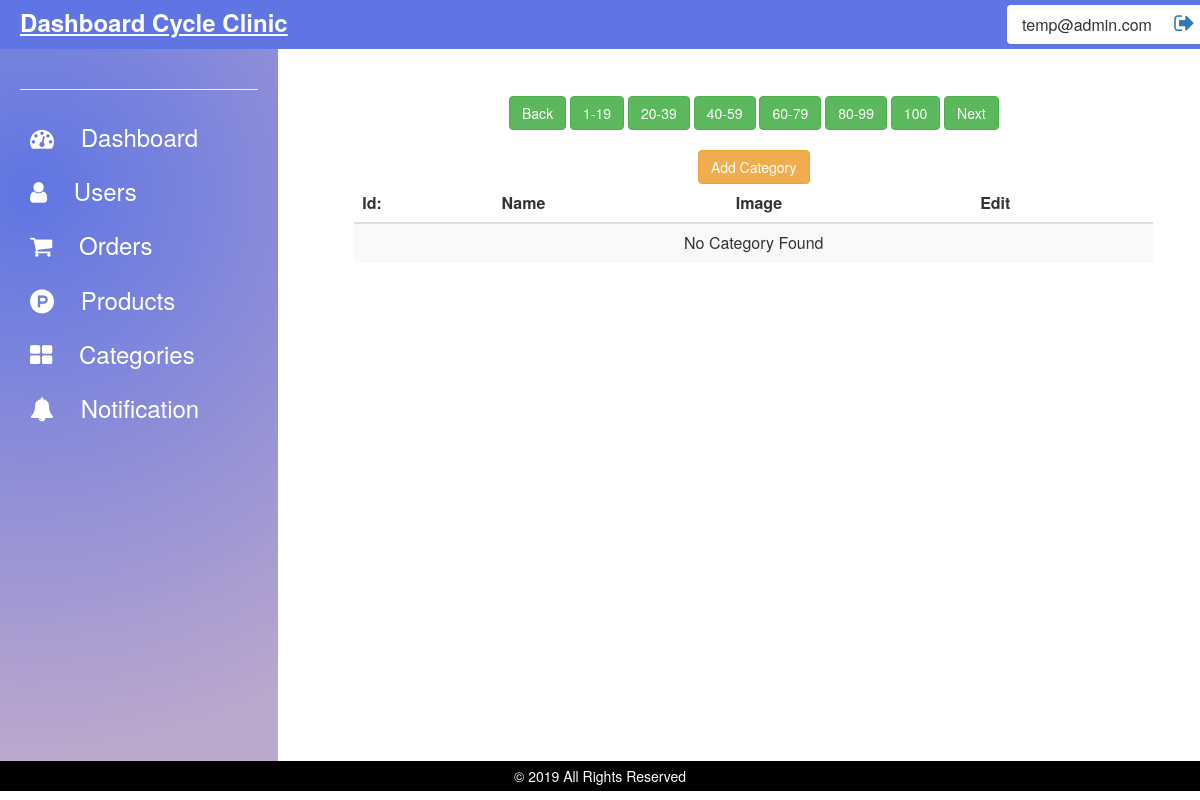
Page /category.php (signed in) on the earlier database version.
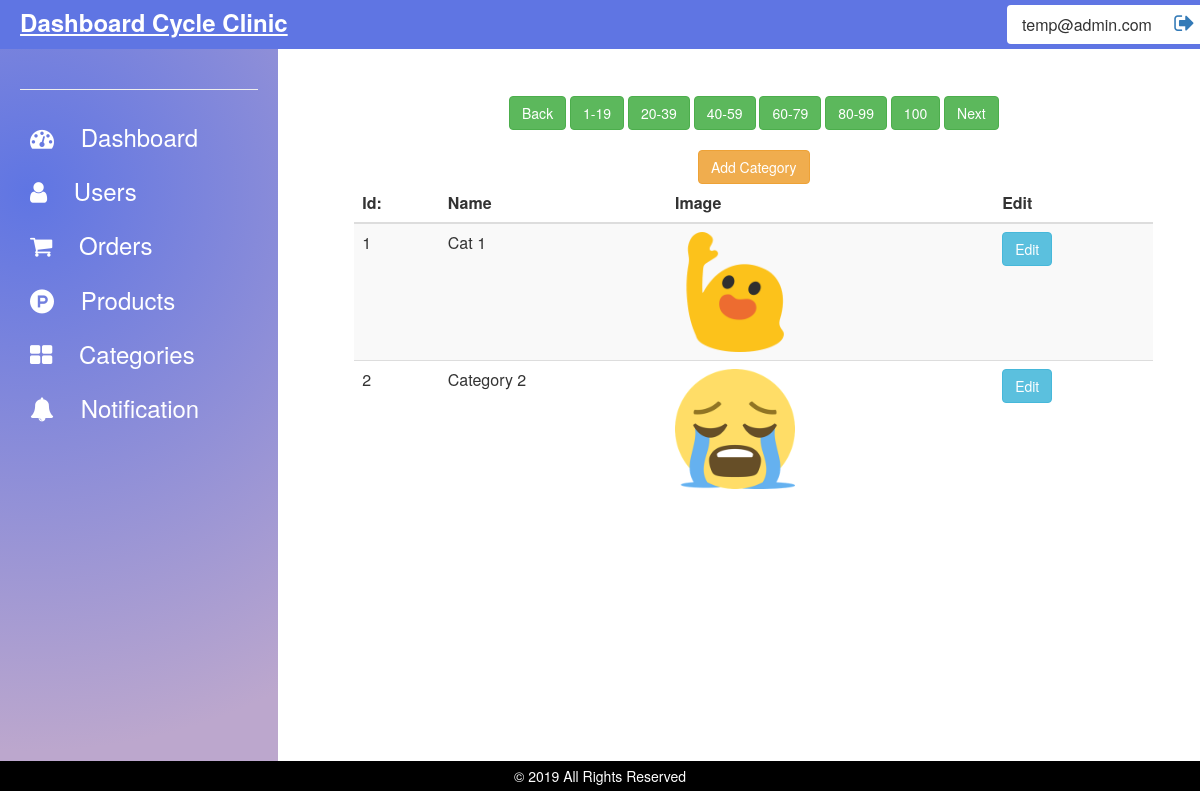
Same page on the later database version.
### tables this page shows
CREATE TABLE `category` (
  `id` int(11) NOT NULL,
  `name` varchar(1100) NOT NULL,
  `image` text NOT NULL,
  `status` int(11) NOT NULL
);

### category.php (the view, shortened to what this page needs)
<?php
include_once "api/connection.php";
include_once "layout/base.php";
$get_pagenation = 0;
?>
<!DOCTYPE html>
<html lang="en">
<head>
    <link rel="stylesheet" href="https://maxcdn.bootstrapcdn.com/bootstrap/3.4.0/css/bootstrap.min.css">
  <link rel="stylesheet" href="https://cdnjs.cloudflare.com/ajax/libs/font-awesome/4.7.0/css/font-awesome.min.css">
</head>
<body>
    <div class="row">
        <div class="col-md-3 col-xs-3">
        </div>
        <div class="col-md-9 col-xs-9">
        <div id="contetMain">
                <div id="pagination">
                    <?php
                    $back = $get_pagenation - 1;
                    $next = $get_pagenation + 1;
                    ?>
                    <center>
                        <span>
                            <a href="<?php echo "?page=$back" ?>">
                                <div class='btn btn-success'>Back</div>
                            </a>
                        </span>
                        <span>
                            <a href="?page=0">
                                <div class='btn btn-success'>1-19</div>
                            </a>
                        </span>
                        <span>
                            <a href="?page=1">
                                <div class='btn btn-success'>20-39</div>
                            </a>
                        </span>
                        <span>
                            <a href="?page=2">
                                <div class='btn btn-success'>40-59</div>
                            </a>
                        </span>
                        <span>
                            <a href="?page=3">
                                <div class='btn btn-success'>60-79</div>
                            </a>
                        </span>
                        <span>
                            <a href="?page=4">
                                <div class='btn btn-success'>80-99</div>
                            </a>
                        </span>
                        <span>
                            <a href="?page=5">
                                <div class='btn btn-success'>100</div>
                            </a>
                        </span>
                        <span>
                            <a href="<?php echo "?page=$next" ?>">
                                <div class='btn btn-success'>Next</div>
                            </a>
                        </span>
                    </center>
                </div>
                <br>
                <center><a href="addcategory.php"  class="btn btn-warning">Add Category</a></center>
                <table class="table table-striped">
                    <thead>
                        <tr>
                            <th>Id:</th>
                            <th>Name</th>
                            <th>Image</th>
                            <th>Edit</th>
                        </tr>
                    </thead>
                    <tbody>
                        <?php
                        $page_start = $get_pagenation * 20;
                        $page_end = ($get_pagenation * 20) + 19;
                        $sql = "SELECT * FROM `category` LIMIT $page_start,$page_end ";
                        $result = mysqli_query($con, $sql);
                        if (mysqli_num_rows($result) > 0) {
                            while ($row = mysqli_fetch_array($result)) {
                                echo "
                                <tr>
                                <td>$row[0]</td>
                                <td>$row[1]</td>
                                <td><img src='$row[2]' width='120px'></td>
                                <td><a href='editcategory.php?id=$row[0]' class='btn btn-info'>Edit</td>
                                </tr>
                                ";
                            }
                        } else {
                            echo "<tr>
                            <td colspan='4'><center>No Category Found </center></td>
                            </tr>";
                        }
                        ?>
                    </tbody>
                </table>
            </div>
        </div>
    </div>
</body>
</html>

Differences in the rows shown:
added category: id "1", name "Cat 1", image (picture)
added category: id "2", name "Category 2", image (picture)
Other differences:
text no longer shown: "No Category Found"
